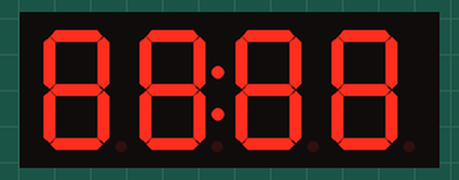
This program was run on a simulated MicroPython board. On the bench: 4-digit seven-segment display. Library files of the repository ran but are not shown: tm1637.py.

Above: at 0.1 s.
At 1.1 s:
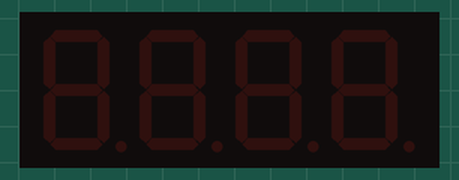
At 3.1 s:
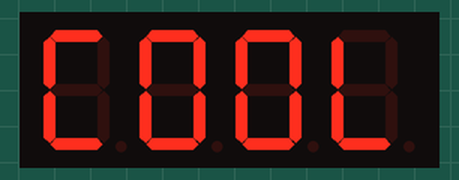
At 4.1 s:
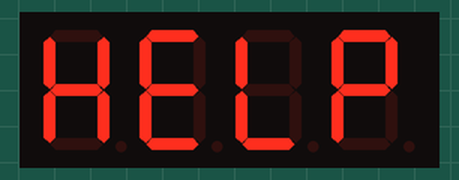
At 6.1 s:
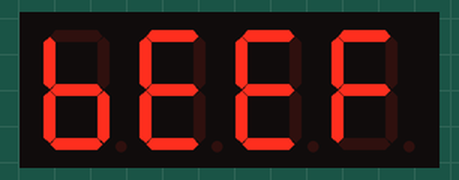
At 9.1 s:
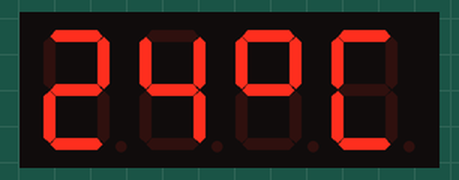

The program:

01-test-connections.py
```python
# https://github.com/mcauser/micropython-tm1637
import tm1637
from machine import Pin
from utime import sleep
tm = tm1637.TM1637(clk=Pin(0), dio=Pin(1))

while True:
    # all LEDS on "88:88"
    tm.write([127, 255, 127, 127])
    sleep(1)

    # all LEDS off
    tm.write([0, 0, 0, 0])
    sleep(1)

    # show "0123"
    tm.write([63, 6, 91, 79])
    sleep(1)

    # show "COOL"
    tm.write([0b00111001, 0b00111111, 0b00111111, 0b00111000])
    sleep(1)

    # show "HELP"
    tm.show('help')
    sleep(1)

    # display "dEAd", "bEEF"
    tm.hex(0xdead)
    sleep(1)

    tm.hex(0xbeef)
    sleep(1)

    # show "12:59"
    tm.numbers(12, 59)
    sleep(1)

    # show "-123"
    tm.number(-123)
    sleep(1)

    # show temperature '24*C'
    tm.temperature(24)
    sleep(1)
```

Measured:
- by itself, everything shown: repeats every 10.1 s, in 10 steps
- what the display in image 1 shows lasts 1.0 s, from 1.0 s to 2.0 s
